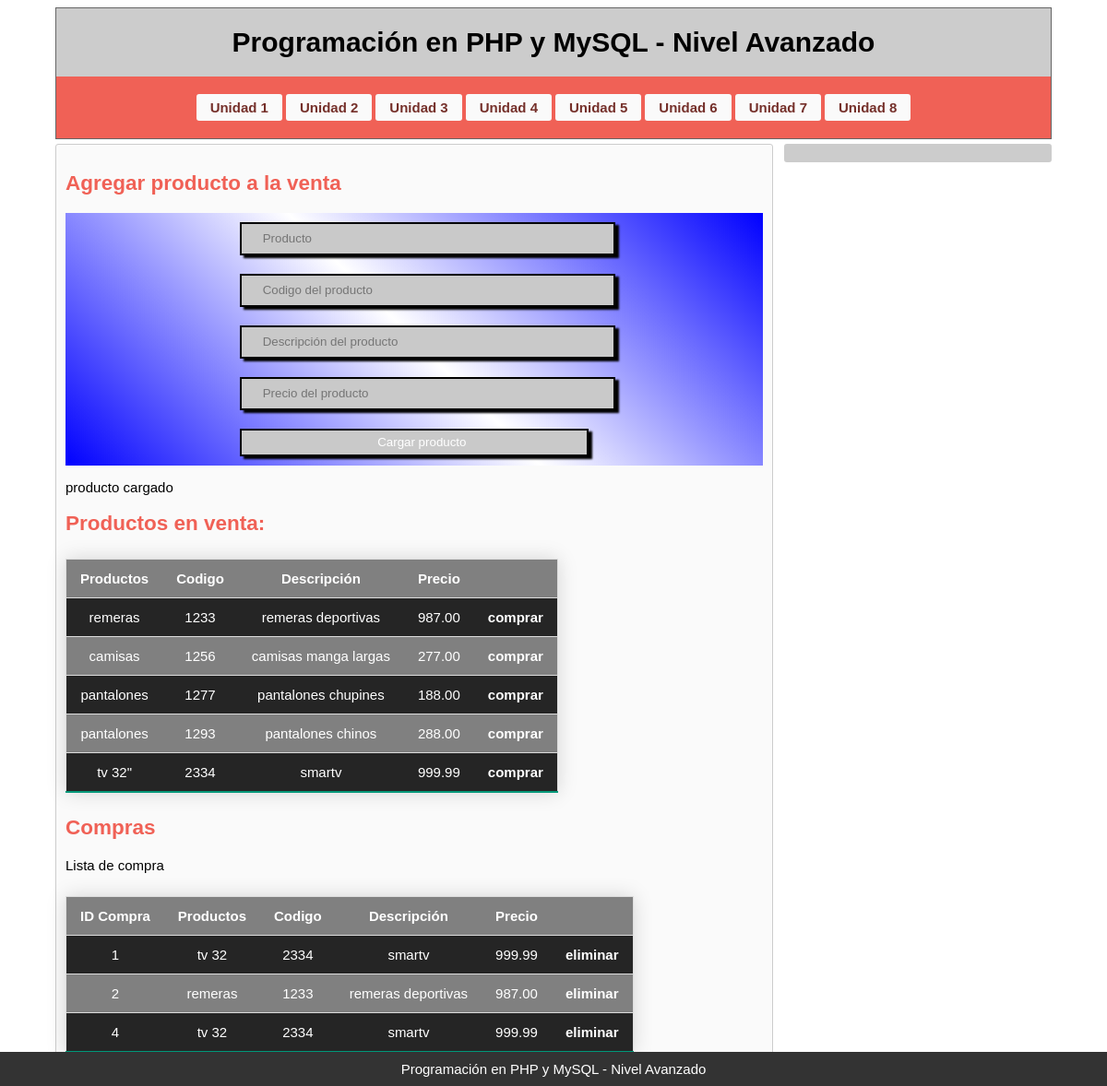
The page /unidad7.php?ok_prod on the database its author committed.
### tables this page shows
CREATE TABLE `productos` (
  `codigo` int(10) NOT NULL,
  `producto` varchar(30) NOT NULL,
  `descripcion` varchar(255) NOT NULL,
  `precio` decimal(5,2) NOT NULL
);

CREATE TABLE `compras` (
  `id_compra` int(5) NOT NULL,
  `codigo` int(10) NOT NULL,
  `producto` varchar(30) NOT NULL,
  `descripcion` varchar(255) NOT NULL,
  `precio` decimal(5,2) NOT NULL
);

### clases/base_datos.php (called while the page is built, shortened)
<?php
class Basedatos {
 private $conexion;
 private function _connect($servidor, $usuario, $password, $base){
    $this->conexion = new mysqli($servidor, $usuario, $password, $base);
 }
 public function ejecutarConsultas($query) {
   $tipo = strtoupper(substr($query,0,6));
   switch ($tipo){
   case 'SELECT':
    $resultado = $this->conexion->query($query);
    $array_resultado = [];
    if(!$resultado){
     $this->error = $this->conexion->error;
     return false;
    } else {
     while($fila = $resultado->fetch_assoc()) {
        $array_resultado[]=$fila;
     }
     return $array_resultado;
    }
     break;
   }
 }
}
?>

### clases/producto.php (called while the page is built, shortened)
<?php
    class Producto {
    private $bd;
    function __construct($base){
        $this->bd = $base;
    }
    public function  Listar_Productos(){
        $respuesta = $this->bd->ejecutarConsultas("SELECT * FROM productos ORDER BY codigo");
        return $respuesta;
    }
}
?>

### clases/carrito.php (called while the page is built, shortened)
<?php
    class Compra {
    private $bd;
    function __construct($base){
        $this->bd = $base;
    }
    public function listarCompras(){
        $respuesta = $this->bd->ejecutarConsultas("SELECT * FROM compras ORDER BY id_compra");
        return $respuesta;
    }
}
?>

### unidad7.php (the view, shortened to what this page needs)
<!DOCTYPE html>
<html lang="es">
<head>
  <link rel="stylesheet" href="estilos.css">
</head>
<body>
<div class="container">
	<header>
		<h1>Programación en PHP y MySQL - Nivel Avanzado</h1>
	<nav>
		<?php include("botonera.php"); ?>
	</nav>
	</header>
	<section>
        <h2>Agregar producto a la venta</h2>
		<div class="add_class">
        <form action="alta_prod.php" method="POST" id="agregar_prod">
			<input type="text" name="producto" placeholder="Producto" maxlength="30" required>
            <input type="text" name="codigo" placeholder="Codigo del producto" maxlength="10" required>
            <input type="text" name="descripcion" placeholder="Descripción del producto" maxlength="255" required>
            <input type="text" name="precio" placeholder="Precio del producto" maxlength="5,2" required>
            <input type="submit" value="Cargar producto">
        </form>
		</div>
		<?php
			if(isset($_GET['ok_prod'])){
	        echo "<p>producto cargado</p>";
			}
		?>
		<h2>Productos en venta:</h2>
			<?php
				include('clases/base_datos.php');
				$base = new Basedatos(SERVIDOR, USUARIO, PASS, BASE);
				include('clases/producto.php');
				$prod = new Producto($base);
            $mostrar_productos = $prod->Listar_Productos();
			?>
			<div class="tablas">
			<table>
				<tr>
				<th>Productos</th>
				<th>Codigo</th>
				<th>Descripción</th>
				<th>Precio</th>
				<th></th>
				</tr>
					<?php
                    for ($i = 0; $i < count($mostrar_productos); $i++) {?>
				<tr>
					<td><?php echo $mostrar_productos[$i]['producto'] ?></td>
					<td><?php echo $mostrar_productos[$i]['codigo'] ?></td>
					<td><?php echo $mostrar_productos[$i]['descripcion'] ?></td>
					<td><?php echo $mostrar_productos[$i]['precio'] ?></td>
					<td><a href="alta_comp.php?codigo=<?php echo $mostrar_productos[$i]['codigo'];?>">comprar</a></td>
				</tr>
					<?php }?>
			</table></div>
		<h2>Compras</h2>
		<?php
			include('clases/carrito.php');
			$compra = new Compra($base);
			$mostrar_compra = $compra->listarCompras();
		?>
<div class="tablas">
			<table>
				<tr>
				<th>ID Compra</th>
				<th>Productos</th>
				<th>Codigo</th>
				<th>Descripción</th>
				<th>Precio</th>
				<th></th>
				</tr>
				<?php
                    for ($i = 0; $i < count($mostrar_compra ); $i++) {?>
				<tr>
					<td><?php echo $mostrar_compra [$i]['id_compra'] ?></td>
					<td><?php echo $mostrar_compra [$i]['producto'] ?></td>
					<td><?php echo $mostrar_compra [$i]['codigo'] ?></td>
					<td><?php echo $mostrar_compra [$i]['descripcion'] ?></td>
					<td><?php echo $mostrar_compra [$i]['precio'] ?></td>
					<td><a href="eliminar_compra.php?id_compra=<?php echo $mostrar_compra [$i]['id_compra']?>">eliminar</a></td>
				</tr></div>
					<?php }?>
	<aside>
    </aside>
	<footer>
		<a href="https://site.elearning-total.com/courses/?com=lb">Programación en PHP y MySQL - Nivel Avanzado</a>
	</footer>
</body>
</html>

### botonera.php
<ul>
	<li><a href="unidad1.php">Unidad 1</a></li>
	<li><a href="unidad2.php">Unidad 2</a></li>
	<li><a href="unidad3.php">Unidad 3</a></li>
	<li><a href="unidad4.php">Unidad 4</a></li>
	<li><a href="unidad5.php">Unidad 5</a></li>
	<li><a href="unidad6.php">Unidad 6</a></li>
	<li><a href="unidad7.php">Unidad 7</a></li>
	<li><a href="unidad8.php">Unidad 8</a></li>
</ul>

### estilos.css (style rules this page uses)
.container { width:1080px; margin:0px auto; font-size:1em; font-family: "Arial", Georgia, Serif; font-size: 15px; }
.tablas { width: 90%; height: auto; float: flex; margin-bottom: 20px; }
.tablas table { border-collapse: collapse; margin: 25px 0; font-size: 1em; font-family: sans-serif; min-width: 450px; box-shadow: 0 0 20px rgba(0, 0, 0, 0.15); }
.tablas tr { background-color:gray; color: #ffffff; text-align: center; }
.tablas th, td { padding: 12px 15px; }
.tablas tbody tr { border: 1px solid #dddddd; }
.tablas tbody tr:nth-of-type(even) { background-color: #252525; }
.tablas tbody tr:last-of-type { border-bottom: 2px solid #009879; }
#agregar_prod { width: 100%; height: auto; text-align: center; background: -webkit-linear-gradient(45deg, blue, white, blue); }
.tablas a { color: white; font-weight: bold; }
.add_class { width: 100%; height: auto; text-align: center; background: -webkit-linear-gradient(45deg, blue, white, blue); }
.add_class form input { width: 50%; height: 30px; background-color: rgb(201, 201, 201); margin: 10px 25% 10px 25%; border: 2px solid black; box-shadow: 4px 3px 2px 0 #000; font-family: Verdana, Geneva, Tahoma, sans-serif; padding-left: 3%; color: white; }
header { text-align:center; border: 1px solid #666; background: #cccccc; }
a { color: #333; text-decoration: none; }
section,aside { margin-top: 5px; padding: 10px; -moz-border-radius:3px;-webkit-border-radius:3px;-o-border-radius:3px;border-radius:3px; }
section { float: left; width: 70%; background: #fafafa; border: 1px solid #ccc; }
aside { float: right; width: 25%; background:#ccc; color: #333; }
nav { padding:0.2%; background:#f06156; margin-top: 0.5%; }
nav ul { list-style-type:none; padding:0px; width: 100%; display: table; text-align: center; }
nav ul li { display: inline; }
nav ul li a { display:inline-block; text-align:center; text-decoration:none; color: #75302a; font-weight: bold; padding:6px 15px; margin:2px; background:#fafafa; -moz-border-radius:3px;-webkit-border-radius:3px;-o-border-radius:3px;border-radius:3px; }
footer { position: fixed; width: 100%; right: 0; bottom: 0; left: 0; padding: 10px 0px 10px 0px; background-color: #333; text-align: center; }
footer a { color: #fff; }
h2 { color: #f06156; }

### rows shown on the page
productos: producto "remeras", codigo "1233", descripcion "remeras deportivas", precio "987.00"
productos: producto "camisas", codigo "1256", descripcion "camisas manga largas", precio "277.00"
productos: producto "pantalones", codigo "1277", descripcion "pantalones chupines", precio "188.00"
productos: producto "pantalones", codigo "1293", descripcion "pantalones chinos", precio "288.00"
productos: producto "tv 32\"", codigo "2334", descripcion "smartv", precio "999.99"
compras: id_compra "1", producto "tv 32", codigo "2334", descripcion "smartv", precio "999.99"
compras: id_compra "2", producto "remeras", codigo "1233", descripcion "remeras deportivas", precio "987.00"
compras: id_compra "4", producto "tv 32", codigo "2334", descripcion "smartv", precio "999.99"
